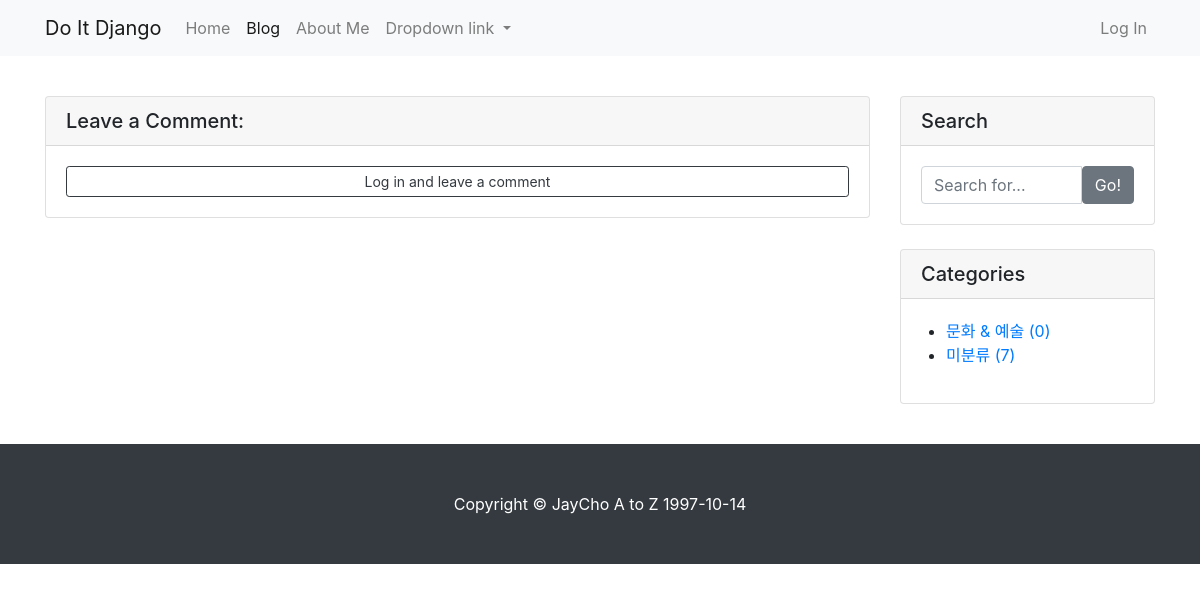
The page /blog/9/ on the database as committed earlier.
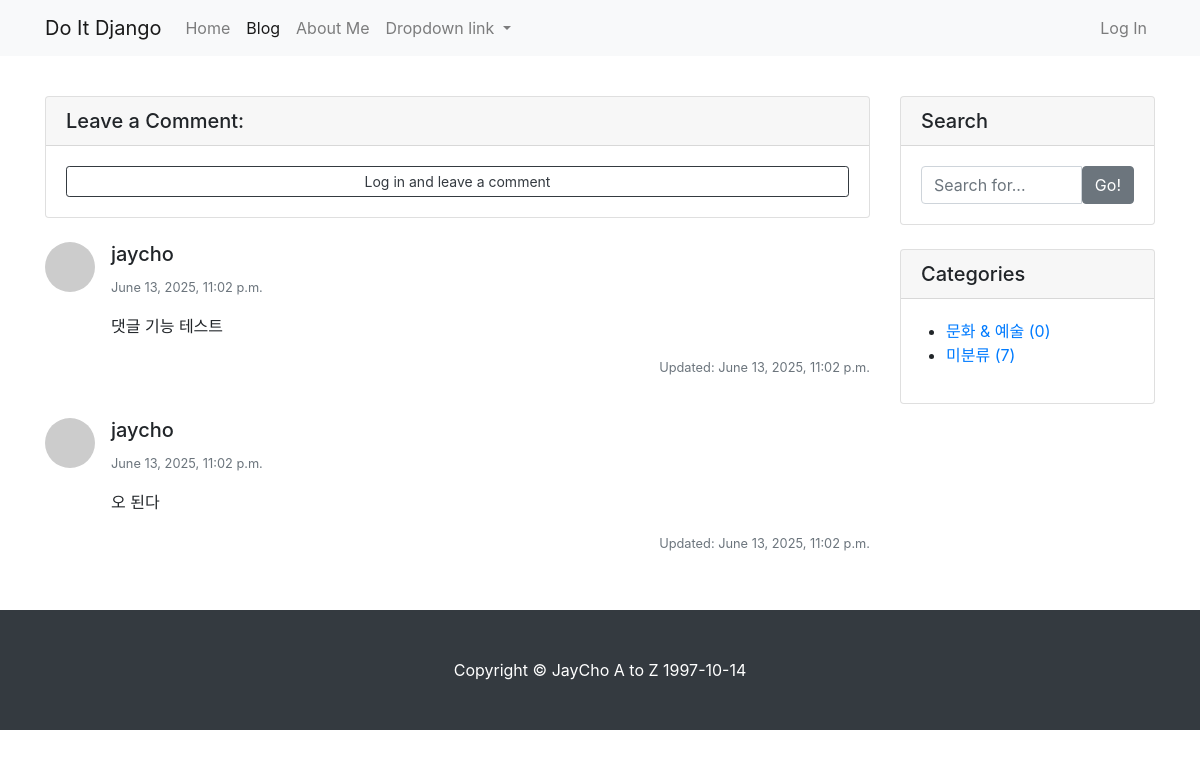
The same page on the database as committed later.
### blog/models.py (models this page shows, shortened)
class Category(models.Model):
    name = models.CharField(max_length=50, unique=True)
    slug = models.SlugField(max_length=50, unique=True, allow_unicode=True)
    def __str__(self):
        return self.name
    def get_absolute_url(self):
        return f"/blog/category/{self.slug}/"
    class Meta:
        verbose_name_plural = 'Categories'

class Comment(models.Model):
    post = models.ForeignKey('Post',on_delete=models.CASCADE)
    author = models.ForeignKey(User, on_delete=models.CASCADE)
    content = models.TextField()
    created_at = models.DateTimeField(auto_now_add=True)
    modified_at = models.DateTimeField(auto_now=True)

### blog/views.py (the view)
# urls.py: path('<int:pk>/', PostDetail.as_view(), name='post_detail'),
class PostDetail(DetailView):
    model = Post
    def get_context_data(self, **kwargs):
        context = super(PostDetail, self).get_context_data()
        context['categories'] = Category.objects.all()
        context['no_category_post_count'] = Post.objects.filter(category=None).count()
        context['comment_form'] = CommentForm()
        return context

### blog/forms.py
class CommentForm(forms.ModelForm):
    class Meta:
        model = Comment
        fields = ('content',)

### blog/templates/blog/post_detail.html (shortened to what this page needs)
{% extends 'blog/base.html' %}
{% load crispy_forms_tags %}
{% block main %}
    <div id="comment-area">
    <div class="card my-4">
        <h5 class="card-header">Leave a Comment:</h5>
        <div class="card-body">
            {% if user.is_authenticated %}
            <form id="comment-form" method="post" action="{% url 'new_comment' post.pk %}">
                {% csrf_token %}
                <div class="form-group">
                    {{ comment_form | crispy }}
                </div>
                <button type="submit" class="btn btn-primary">Submit</button>
            </form>
            {% else %}
                <a role="button" class="btn btn-outline-dark btn-block btn-sm" href="#" data-toggle="modal"
                   data-target="#loginModal">Log in and leave a comment</a>
            {% endif %}
        </div>
    </div>
    {% if post.comment_set.exists %}
        {% for comment in post.comment_set.all %}
            <div class="media mb-4" id="comment-{{ comment.pk }}">
                <img class="d-flex mr-3 rounded-circle" src="http://placehold.it/50x50" alt="">
                <div class="media-body">
                    <h5 class="mt-0">{{ comment.author.username }}</h5>
                    <small class="text-muted">{{ comment.created_at }}</small>
                    <p>{{ comment.content | linebreaks }}</p>
                    {% if comment.created_at != comment.modified_at %}
                        <p class="text-muted float-right">
                            <small>Updated: {{ comment.modified_at }}</small>
                        </p>
                    {% endif %}
                </div>
            </div>
        {% endfor %}
    {% endif %}
</div>
{% endblock %}

### blog/templates/blog/base.html (shortened to what this page needs)
<!DOCTYPE html>
{% load static %}
<html lang="ko">
<head>
    <link rel="stylesheet" href="{% static 'blog/bootstrap/bootstrap.min.css' %}" media="screen">
    <link rel="stylesheet" href="https://cdn.jsdelivr.net/npm/bootstrap-icons@1.11.1/font/bootstrap-icons.css">
</head>
<body>
{% include 'blog/navbar.html' %}
<div class="container my-3">
    <div class="row">
        <div class="col-md-8 col-lg-9" id="main-area">
            {% block main %}
            {% endblock %}
        </div>
        <div class="col-md-4 col-lg-3">
            <div class="card my-4">
                <h5 class="card-header">Search</h5>
                <div class="card-body">
                    <div class="input-group">
                        <input type="text" class="form-control" placeholder="Search for...">
                        <span class="input-group-btn">
                                <button class="btn btn-secondary" type="button">Go!</button>
                            </span>
                    </div>
                </div>
            </div>
            <div class="card my-4" id="categories-card">
                <h5 class="card-header">Categories</h5>
                <div class="card-body">
                    <div class="row">
                        <ul>
                            {% for category in categories %}
                                <li>
                                    <a href="{{ category.get_absolute_url }}">{{ category }} ({{ category.post_set.count }})</a>
                                </li>
                            {% endfor %}
                            <li>
                                <a href="/blog/category/no_category/">미분류 ({{ no_category_post_count }})</a>
                            </li>
                        </ul>
                    </div>
                </div>
            </div>
        </div>
    </div>
</div>
{% include 'blog/footer.html' %}
</body>
</html>

### blog/templates/blog/navbar.html (shortened to what this page needs)
<nav class="navbar navbar-expand-lg navbar-light bg-light">
    <div class="container">
        <a class="navbar-brand" href="/">Do It Django</a>
        <div class="collapse navbar-collapse" id="navbarNavDropdown">
            <ul class="navbar-nav">
                <li class="nav-item">
                    <a class="nav-link" href="/">Home</a>
                </li>
                <li class="nav-item active">
                    <a class="nav-link" href="/blog/">Blog</a>
                </li>
                <li class="nav-item">
                    <a class="nav-link" href="/about_me/">About Me</a>
                </li>
                <li class="nav-item dropdown">
                    <a class="nav-link dropdown-toggle" href="#" id="navbarDropdownMenuLink" role="button"
                       data-toggle="dropdown" aria-haspopup="true" aria-expanded="false">
                        Dropdown link
                    </a>
                </li>
            </ul>
            <ul class="navbar-nav ml-auto">
                <li class="nav-item">
                    <a class="nav-link" href="#" data-toggle="modal" data-target="#loginModal">Log In</a>
                </li>
            </ul>
        </div>
    </div>
</nav>

### blog/templates/blog/footer.html
<footer class="py-5 bg-dark">
    <div class="container">
        <p class="m-0 text-center text-white">
            Copyright &copy; JayCho A to Z 1997-10-14
        </p>
    </div>
</footer>

Rows that differ between the two databases and show on the page:
added Comment: author.username "jaycho", created_at "June 13, 2025, 11:02 p.m.", content "댓글 기능 테스트", modified_at "June 13, 2025, 11:02 p.m."
added Comment: author.username "jaycho", created_at "June 13, 2025, 11:02 p.m.", content "오 된다", modified_at "June 13, 2025, 11:02 p.m."
